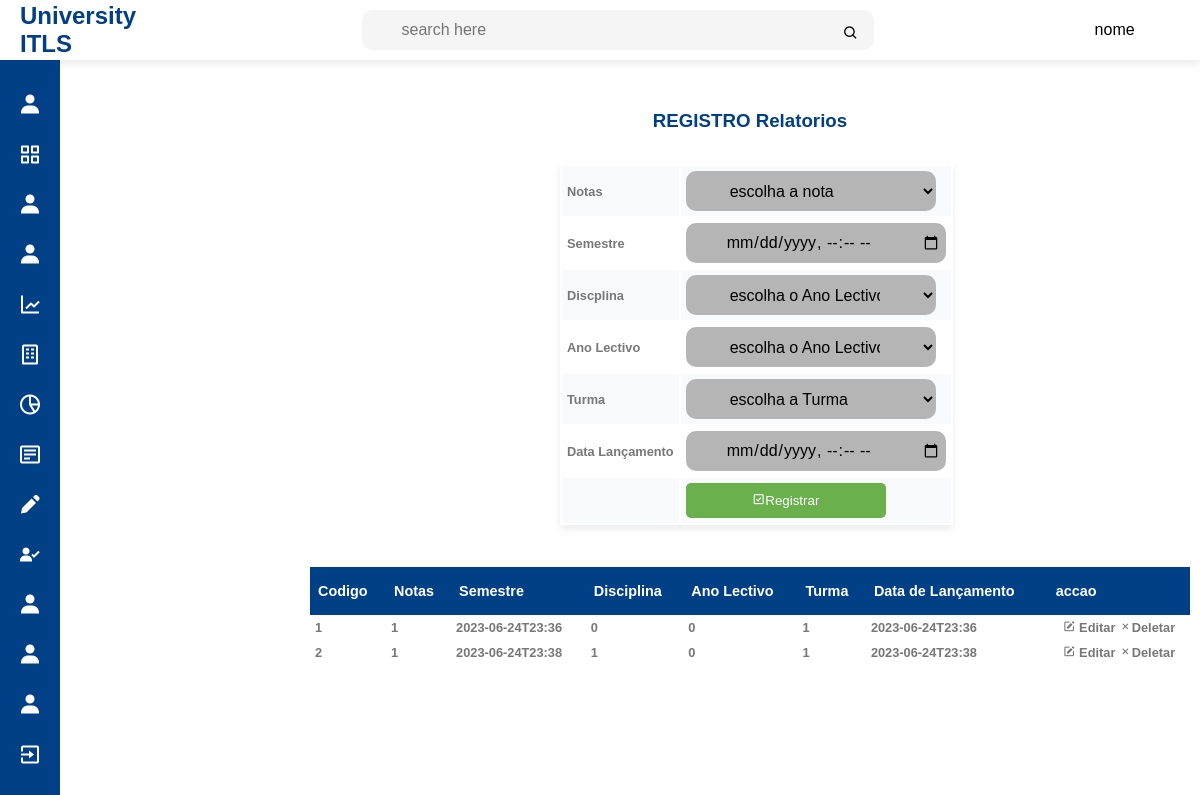
Page /relatorio.php on the committed database.
### tables this page shows
CREATE TABLE `releatorio` (
  `codigo` int(10) UNSIGNED NOT NULL,
  `notas` int(20) UNSIGNED NOT NULL,
  `semestre` varchar(20) DEFAULT NULL,
  `coddisciplina` int(10) UNSIGNED NOT NULL,
  `codano_lectivo` int(10) UNSIGNED NOT NULL,
  `codturma` int(10) UNSIGNED NOT NULL,
  `data_lancameto` varchar(20) DEFAULT NULL
);

### relatorio.php (the view, shortened to what this page needs)
<?php include('includes/header.php');
include('config/conexao.php');
?>
<?php include('includes/navbar.php'); ?>
<div id="divheader" style="margin-left: 300px; transform: translate(0,100px);">
<form action="relatorio/registro.php" method="post">
<table style="box-shadow: 0 4px 8px 0 rgba(0, 0,0,0.08);  margin-left: 250px; transform: translate(0,30px);">
        <tr>
          <h3 style="color: #013f86; text-align: center;">REGISTRO Relatorios</h3>
        <tr>
            <td>Notas</td>
            <td><select name="nota" id="">
            <option>escolha a nota</option>
            </select>
        </td>
        </tr>
          <tr>
            <td>Semestre</td>
            <td><input type="datetime-local" name="semestre" id=""></td>
        </tr>
        <tr>
            <td>Discplina</td>
            <td><select name=" coddisciplina" id="">
            <option>escolha o Ano Lectivo</option>
            </select>
        </td>
        </tr>
        <tr>
            <td>Ano Lectivo</td>
            <td><select name=" ano_lectivo" id="">
            <option>escolha o Ano Lectivo</option>
            </select>
        </td>
        </tr>
        <tr>
            <td>Turma</td>
            <td><select name="codturma" id="">
            <option>escolha a Turma</option>
            </select>
        </td>
        </tr>
         <tr>
            <td>Data Lançamento</td>
            <td><input type="datetime-local" name="lancamento" id=""></td>
        </tr>
    <tr>
            <td></td>
            <td><button type="submit" name="submit"><i class='bx bx-check-square'></i>Registrar</button></td>
        </tr>
    </table>
</form>
<br><br><br><br>
<table  width="100%" id="table" >
    <tr align="center" style=" background: #013f86; color: #fff;" >
    <thead border="1">
        <th>Codigo</th>
        <th>Notas</th>
        <th>Semestre</th>
        <th>Disciplina</th>
        <th>Ano Lectivo</th>
        <th>Turma</th>
        <th>Data de Lançamento</th>
        <th>accao</th>
        </tr>
    <?php
   $sql="SELECT * FROM releatorio";
   $query=$conn->query($sql);
   while ($row=$query->fetch_assoc()) {
    ?>
    <tr>
    <tbody>
        <td><?= $row['codigo'] ?></td>
        <td><?= $row['notas'] ?></td>
        <td><?= $row['semestre'] ?></td>
        <td><?= $row['coddisciplina'] ?></td>
        <td><?= $row['codano_lectivo'] ?></td>
        <td><?= $row['codturma'] ?></td>
        <td><?= $row['data_lancameto'] ?></td>
        <td align="center">
            <a style="text-decoration: none; color: #777;" href="relatorio/editar.php?editar=<?= $row['codigo']; ?>"><i class='bx bxs-edit'></i> Editar</a>
            <a style="text-decoration: none; color: #777;"  href="relatorio/deletar.php?eleminar=<?= $row['codigo']; ?>"><i class='bx bxs-delete'></i></i><i class='bx bx-x'></i>Deletar</a>
        </td>
    </tr>
    <?php
}
    ?>
</table>
</div>
<?php include('includes/footer.php'); ?>

### css/style.css (style rules this page uses)
* { padding: 0; margin: 0; box-sizing: border-box; font-family: 'poppins',sans-serif; }
:root { --color-blue:#013f86; --color-ligt:#fff; --color-light:#f5f5f5; }

### css/table.css (style rules this page uses)
th,td { font-size: .9rem; padding: 1rem .5rem; color: var(--color-dark); }
td { font-size: .8rem; }
tbody tr:nth-child(even) { background: #f9fafc; }
#divheader { margin: auto; padding: 10px; border-radius: 3px; width: 900px; background: #fff; }
input[type="text"],input[type="tel"],input[type="date"],select { width: 500px; width: 260px; height: 40px; padding: 0 40px; font-size: 16px; outline: none; border: none; border-radius: 10px; background: rgb(182, 181, 181); display: inline-flex; }
#table { border-collapse: collapse; padding: 5px; background: #fff; }
tr td { padding: 5px; color: #777; font-weight: 900; }
tr button[type="submit"] { padding: 10px; background: rgba(106,176,76,1.0); color: #fff; border-radius: 5px; border: 0; cursor: pointer; width: 200px; }
tr select { width: 250px; }

### relatorio.php (style rules this page uses)
#divheader { margin: auto; padding: 10px; border-radius: 3px; width: 900px; background: #fff; }
input[type="text"], input[type="datetime-local"],select { width: 500px; width: 260px; height: 40px; padding: 0 40px; font-size: 16px; outline: none; border: none; border-radius: 10px; background: rgb(182, 181, 181); display: inline-flex; }
#table { border-collapse: collapse; padding: 5px; background: #fff; }
tr td { padding: 5px; color: #777; font-weight: 900; }
tr button[type="submit"] { padding: 10px; background: rgba(106,176,76,1.0); color: #fff; border-radius: 5px; border: 0; cursor: pointer; width: 200px; }
tr select { width: 250px; }
thead { background: #013f86; text-align: left; color: #fff; }
tbody tr:nth-child(even) { background: #f9fafc; }

### rows in the picture
releatorio: codigo "1", notas "1", semestre "2023-06-24T23:36", coddisciplina "0", codano_lectivo "0", codturma "1", data_lancameto "2023-06-24T23:36"
releatorio: codigo "2", notas "1", semestre "2023-06-24T23:38", coddisciplina "1", codano_lectivo "0", codturma "1", data_lancameto "2023-06-24T23:38"
